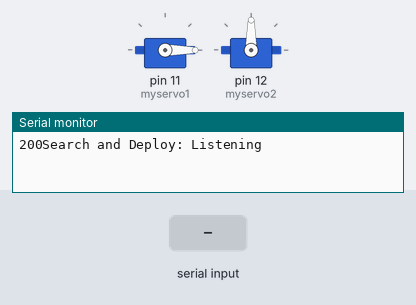
A sketch run on a simulated Arduino Uno, built with avr-gcc and run on an emulated ATmega328P. Shown: 2 × servo, the last lines printed to the serial monitor. Inputs (shaded band) come from the test bench.

Above: at 2.3 s.
2.4 s: "<90,45,200>" received over Serial
At 2.9 s:
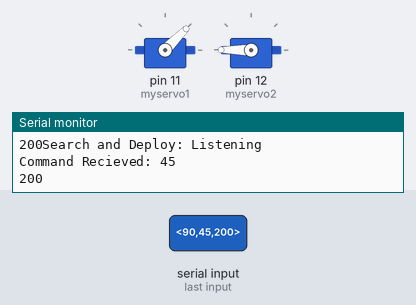
3.9 s: "<30,150,10>" received over Serial
At 5.1 s:
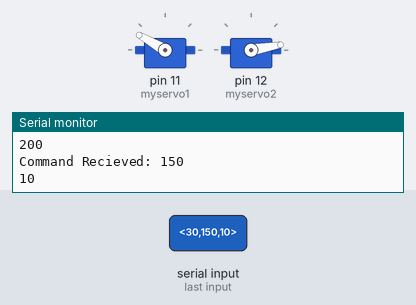
5.4 s: "<90,45>" received over Serial
At 6.3 s:
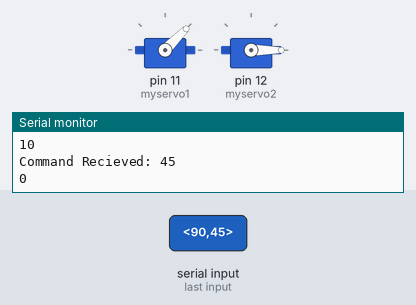
6.9 s: "<5>" received over Serial
At 8.1 s:
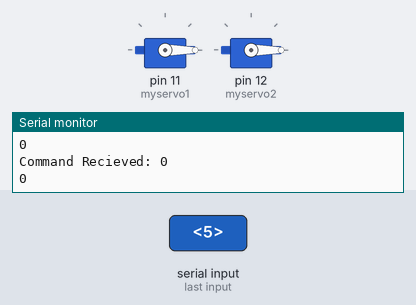
8.4 s: "<1,90>" received over Serial
At 9.4 s:
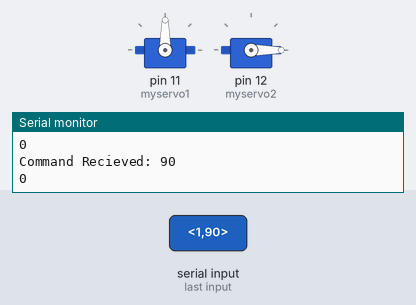
9.9 s: "<1,90,45>" received over Serial
At 11.0 s:
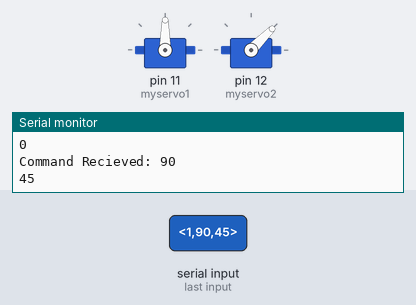
Timing chart, 0 to 12.4 s (numbered marks = the images above; inputs shaded):
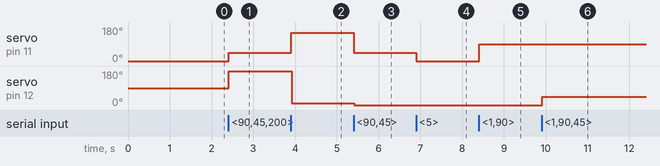

The sketch:

searchAndDeploy.ino
```cpp
#include <Servo.h>
Servo myservo1;
Servo myservo2;
int pos = 0;

//--------------------------
//set up serial listeners
const byte numChars = 32;
char receivedChars[numChars];
// temporary array for use when parsing
char tempChars[numChars];
//--------------------------


//--------------------------
// variables to hold the parsed data
char queryType[numChars] = {0};
int servo1Pos = 0;
int servo2Pos = 0;
float stepperSpeed = 0.0;
boolean newData = false;
//--------------------------

//--------------------------
//queryTypes
char moveQuery[] ="M";
//--------------------------


void setup() {
    //confirm system is online
    Serial.begin(19200);

    delay(100);
    //attach and zero servos
    myservo1.attach(11);
    myservo1.write(0);
    myservo2.attach(12);
    myservo2.write(0);
    myservo2.write(90);
    delay(1000);
    Serial.print("200");
    Serial.println("Search and Deploy: Listening");
    }


void loop() {

unsigned long currentMillis_1 = millis();
unsigned long currentMillis_stepper = millis();

if (newData == true) {
      strcpy(tempChars, receivedChars);
      parseData();
      newData = false;
   }
recvWithStartEndMarkers();
}

//-------------------------- START recvWithStartEndMarkers
void recvWithStartEndMarkers() {
    static boolean recvInProgress = false;
    static byte ndx = 0;
    char startMarker = '<';
    char endMarker = '>';
    char rc;

    while (Serial.available() > 0 && newData == false) {
        rc = Serial.read();
        if (recvInProgress == true) {
            if (rc != endMarker) {
                receivedChars[ndx] = rc;
                ndx++;
                if (ndx >= numChars) {
                    ndx = numChars - 1;
                }
            }
            else {
                receivedChars[ndx] = '\0'; // terminate the string
                recvInProgress = false;
                ndx = 0;
                newData = true;
            }
        }
        else if (rc == startMarker) {
            recvInProgress = true;
        }
    }
}

//-------------------------- END recvWithStartEndMarkers


void parseData() {
  char * strtokIndx;

//get query type
  strtokIndx = strtok(tempChars,","); // get the first part - the string
  strcpy(queryType, strtokIndx);


    strtokIndx = strtok(NULL, ","); // get the first part - the string
    servo1Pos = atoi(strtokIndx); // copy it to servo2

    strtokIndx = strtok(NULL, ","); // this continues where the previous call left off
    servo2Pos = atoi(strtokIndx);     // convert this part to an integer

    moveLaser();
    systemResponse();

}
//-------------------------- END parseData

void moveLaser(){
  myservo1.write(servo1Pos);
  delay(10);
  myservo2.write(servo2Pos);
  delay(10);
}
void systemResponse(){
  Serial.print("Command Recieved: ");
   Serial.println(servo1Pos);
   Serial.println(servo2Pos);
}
```

Measured:
- after the input at 2.4 s, servo on pin 11 (myservo1): 0° → 45° at once; servo on pin 12 (myservo2): 90° → 180° at once
- after the input at 3.9 s, servo on pin 11 (myservo1): 45° → 150° at once; servo on pin 12 (myservo2): 180° → 10° at once
- after the input at 5.4 s, servo on pin 11 (myservo1): 150° → 45° at once; servo on pin 12 (myservo2): 10° → 0° at once
- after the input at 6.9 s, servo on pin 11 (myservo1): 45° → 0° at once
- after the input at 8.4 s, servo on pin 11 (myservo1): 0° → 90° at once
- after the input at 9.9 s, servo on pin 12 (myservo2): 0° → 45° at once
